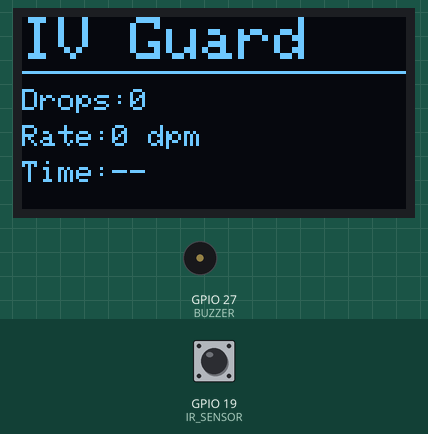
The sketch below on a simulated ESP32. Shown: 128×64 one-colour display, buzzer (waves = sounding). Inputs (shaded band) come from the test bench; at power-on: GPIO 19 (IR_SENSOR) HIGH. What the sketch prints to the serial monitor is not drawn.

Above: at 3.2 s.
3.3 s: GPIO 19 (IR_SENSOR) driven LOW
At 3.9 s:
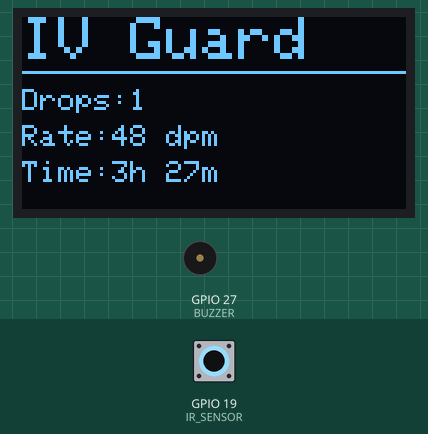
4.8 s: GPIO 19 (IR_SENSOR) pulsed HIGH 5 times (0.12 s each, 0.3 s apart)
At 6.8 s:
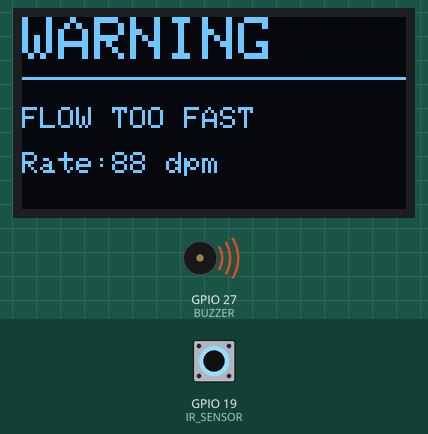
At 21.8 s:
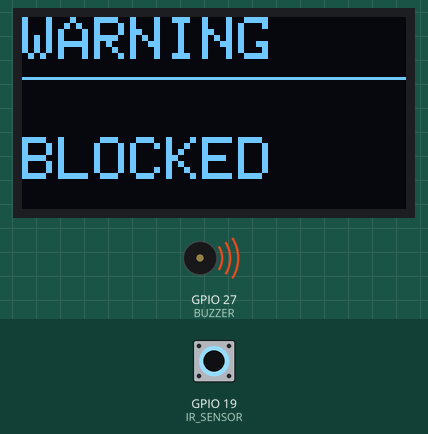
Timing chart, 0 to 22.6 s (numbered marks = the images above; inputs shaded):
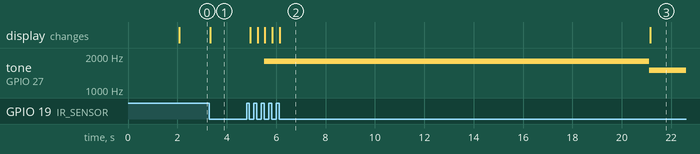

The sketch:

EP_PBL.ino
```cpp
// #include <Wire.h>
// #include <Adafruit_GFX.h>
// #include <Adafruit_SSD1306.h>

// #define SCREEN_WIDTH 128
// #define SCREEN_HEIGHT 64

// #define OLED_SDA 21
// #define OLED_SCL 22

// #define IR_SENSOR 18
// #define BUZZER 27

// Adafruit_SSD1306 display(SCREEN_WIDTH, SCREEN_HEIGHT, &Wire, -1);

// const int TOTAL_DROPS = 10000;
// const unsigned long BLOCK_TIME = 15000;

// int dropCount = 0;
// bool lastState = HIGH;

// unsigned long startTime;
// unsigned long lastDropTime;

// float dripRate = 0;
// float remainingMinutes = 0;

// void showDisplay()
// {
//   display.clearDisplay();

//   display.setTextColor(SSD1306_WHITE);

//   display.setTextSize(2);
//   display.setCursor(0,0);
//   display.println("IV Guard");

//   display.drawLine(0,18,127,18,SSD1306_WHITE);

//   display.setTextSize(1);

//   display.setCursor(0,24);
//   display.print("Drops:");
//   display.println(dropCount);

//   display.setCursor(0,36);
//   display.print("Rate:");
//   display.print((int)dripRate);
//   display.println(" dpm");

//   int hr = (int)remainingMinutes / 60;
//   int min = (int)remainingMinutes % 60;

//   display.setCursor(0,48);
//   display.print("Time:");
//   display.print(hr);
//   display.print("h ");
//   display.print(min);
//   display.print("m");

//   display.display();
// }

// void showBlocked()
// {
//   display.clearDisplay();

//   display.setTextColor(SSD1306_WHITE);

//   display.setTextSize(2);
//   display.setCursor(0,0);
//   display.println("WARNING");

//   display.drawLine(0,20,127,20,SSD1306_WHITE);

//   display.setCursor(0,40);
//   display.println("BLOCKED");

//   display.display();
// }

// void setup()
// {
//   Serial.begin(115200);

//   pinMode(IR_SENSOR, INPUT);
//   pinMode(BUZZER, OUTPUT);

//   Wire.begin(OLED_SDA, OLED_SCL);

//   if(!display.begin(SSD1306_SWITCHCAPVCC,0x3C))
//   {
//     Serial.println("OLED Failed");
//     while(true);
//   }

//   display.clearDisplay();
//   display.setTextColor(SSD1306_WHITE);

//   display.setTextSize(2);
//   display.setCursor(0,20);
//   display.println("IV Guardian");
//   display.display();

//   delay(2000);

//   startTime = millis();
//   lastDropTime = millis();

//   showDisplay();
// }

// void loop()
// {
//   bool state = digitalRead(IR_SENSOR);

//   if(lastState==HIGH && state==LOW)
//   {
//     dropCount++;

//     lastDropTime=millis();

//     tone(BUZZER,1000);
//     delay(50);
//     noTone(BUZZER);

//     unsigned long elapsed=millis()-startTime;

//     if(elapsed>0)
//     {
//       dripRate=(dropCount*60000.0)/elapsed;

//       if(dripRate<1)
//         dripRate=1;

//       remainingMinutes=(TOTAL_DROPS-dropCount)/dripRate;
//     }

//     showDisplay();

//     delay(150);
//   }

//   lastState=state;

//   if(millis()-lastDropTime>BLOCK_TIME)
//   {
//     tone(BUZZER,1500);
//     showBlocked();
//   }
//   else
//   {
//     noTone(BUZZER);
//   }
// }


#include <Wire.h>
#include <Adafruit_GFX.h>
#include <Adafruit_SSD1306.h>

#define SCREEN_WIDTH 128
#define SCREEN_HEIGHT 64

#define OLED_SDA 21
#define OLED_SCL 22

#define IR_SENSOR 19
#define BUZZER 27

Adafruit_SSD1306 display(SCREEN_WIDTH, SCREEN_HEIGHT, &Wire, -1);

// ---------------- SETTINGS ----------------

const int TOTAL_DROPS = 10000;

const int MIN_DRIP_RATE = 20;
const int MAX_DRIP_RATE = 60;

const unsigned long BLOCK_TIME = 15000;

// ------------------------------------------

int dropCount = 0;

bool lastState = HIGH;

unsigned long startTime;
unsigned long lastDropTime;

float dripRate = 0;
float remainingMinutes = 0;


// =================================================
// NORMAL DASHBOARD
// =================================================

void showDisplay()
{
  display.clearDisplay();

  display.setTextColor(SSD1306_WHITE);

  display.setTextSize(2);
  display.setCursor(0, 0);
  display.println("IV Guard");

  display.drawLine(0, 18, 127, 18, SSD1306_WHITE);

  display.setTextSize(1);

  // Drop count
  display.setCursor(0, 24);
  display.print("Drops:");
  display.println(dropCount);

  // Drip rate
  display.setCursor(0, 36);
  display.print("Rate:");
  display.print((int)dripRate);
  display.println(" dpm");

  // Remaining time
  display.setCursor(0, 48);
  display.print("Time:");

  if (dripRate > 0)
  {
    int hours = (int)remainingMinutes / 60;
    int minutes = (int)remainingMinutes % 60;

    display.print(hours);
    display.print("h ");
    display.print(minutes);
    display.print("m");
  }
  else
  {
    display.print("--");
  }

  display.display();
}


// =================================================
// SLOW WARNING
// =================================================

void showSlowWarning()
{
  display.clearDisplay();

  display.setTextColor(SSD1306_WHITE);

  display.setTextSize(2);
  display.setCursor(0, 0);
  display.println("WARNING");

  display.drawLine(0, 20, 127, 20, SSD1306_WHITE);

  display.setTextSize(1);

  display.setCursor(0, 30);
  display.println("FLOW TOO SLOW");

  display.setCursor(0, 45);
  display.print("Rate:");
  display.print((int)dripRate);
  display.println(" dpm");

  display.display();
}


// =================================================
// FAST WARNING
// =================================================

void showFastWarning()
{
  display.clearDisplay();

  display.setTextColor(SSD1306_WHITE);

  display.setTextSize(2);
  display.setCursor(0, 0);
  display.println("WARNING");

  display.drawLine(0, 20, 127, 20, SSD1306_WHITE);

  display.setTextSize(1);

  display.setCursor(0, 30);
  display.println("FLOW TOO FAST");

  display.setCursor(0, 45);
  display.print("Rate:");
  display.print((int)dripRate);
  display.println(" dpm");

  display.display();
}


// =================================================
// BLOCKED
// =================================================

void showBlocked()
{
  display.clearDisplay();

  display.setTextColor(SSD1306_WHITE);

  display.setTextSize(2);
  display.setCursor(0, 0);
  display.println("WARNING");

  display.drawLine(0, 20, 127, 20, SSD1306_WHITE);

  display.setCursor(0, 40);
  display.println("BLOCKED");

  display.display();
}


// =================================================
// SETUP
// =================================================

void setup()
{
  Serial.begin(115200);

  pinMode(IR_SENSOR, INPUT);
  pinMode(BUZZER, OUTPUT);

  Wire.begin(OLED_SDA, OLED_SCL);

  if (!display.begin(SSD1306_SWITCHCAPVCC, 0x3C))
  {
    Serial.println("OLED Failed");

    while (true);
  }

  // Startup screen
  display.clearDisplay();

  display.setTextColor(SSD1306_WHITE);

  display.setTextSize(2);
  display.setCursor(0, 20);
  display.println("IV Guardian");

  display.display();

  delay(2000);

  startTime = millis();
  lastDropTime = millis();

  showDisplay();
}


// =================================================
// LOOP
// =================================================

void loop()
{
  bool state = digitalRead(IR_SENSOR);


  // =================================================
  // DROP DETECTED
  // =================================================

  if (lastState == HIGH && state == LOW)
  {
    dropCount++;

    lastDropTime = millis();


    // -----------------------------------------------
    // CALCULATE RATE
    // -----------------------------------------------

    unsigned long elapsed =
        millis() - startTime;

    if (elapsed > 0)
    {
      // Average drip rate
      dripRate =
          (dropCount * 60000.0) / elapsed;

      if (dripRate < 1)
      {
        dripRate = 1;
      }

      // Remaining time
      remainingMinutes =
          (TOTAL_DROPS - dropCount) / dripRate;
    }


    // -----------------------------------------------
    // CHECK THE SAME RATE SHOWN ON OLED
    // -----------------------------------------------

    Serial.print("Drops: ");
    Serial.print(dropCount);

    Serial.print(" | Rate: ");
    Serial.print((int)dripRate);

    Serial.println(" dpm");


    // RATE BELOW 20
    if (dripRate < MIN_DRIP_RATE)
    {
      Serial.println("FLOW TOO SLOW");

      tone(BUZZER, 1800);

      showSlowWarning();
    }


    // RATE ABOVE 60
    else if (dripRate > MAX_DRIP_RATE)
    {
      Serial.println("FLOW TOO FAST");

      tone(BUZZER, 1800);

      showFastWarning();
    }


    // RATE BETWEEN 20 AND 60
    else
    {
      Serial.println("FLOW NORMAL");

      noTone(BUZZER);

      showDisplay();
    }


    delay(150);
  }


  lastState = state;


  // =================================================
  // CHECK BLOCKAGE
  // =================================================

  if (millis() - lastDropTime > BLOCK_TIME)
  {
    tone(BUZZER, 1500);

    showBlocked();
  }
}
```

Measured:
- after the input at 3.3 s, the display: changes at once (image 1)
- after the input at 4.8 s, tone on GPIO 27 (BUZZER): silent → 1800 Hz after 0.72 s, → 1500 Hz 15.6 s later; the display: first changes after 0.15 s (image 2 shows a later state)
- what the display in image 2 shows lasts 15.0 s, from 6.1 s to 21.1 s
